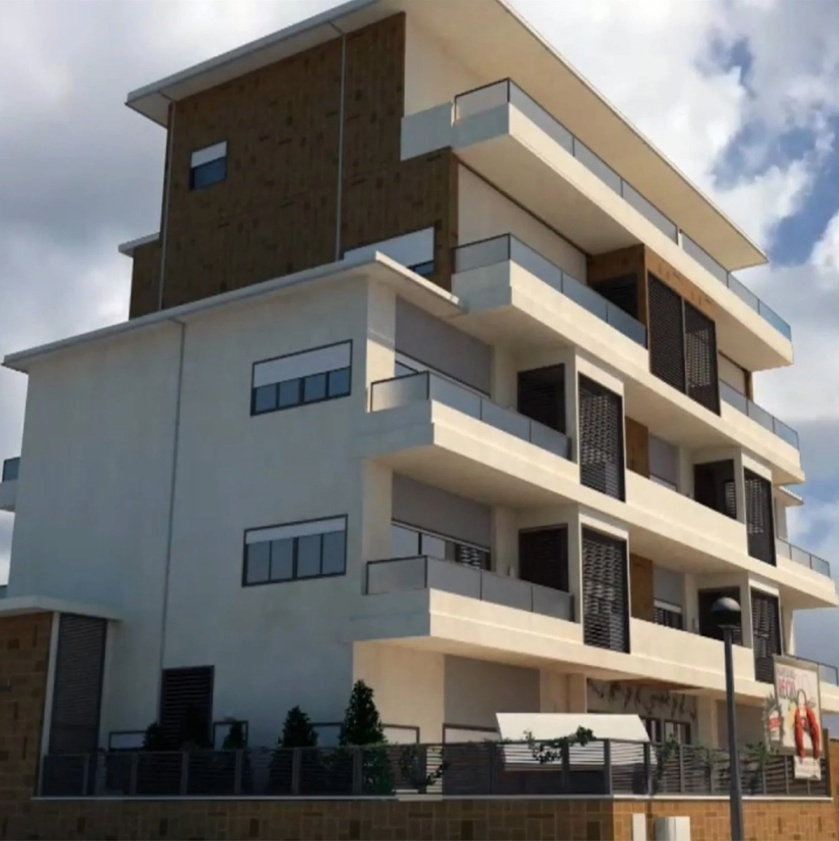
#> input picture pract_3/images/b1.jpg, 839 x 841 px, shrunk from 1301 x 1304 before the run
$ python 4_1.py
#> lines starting #> are read from the running program, lines starting #| are printed output that depends on the picture
import matplotlib.pyplot as plt
import numpy as np
from PIL import Image
import cv2
from pathlib import Path

# Obtener ruta relativa a la imagen
image_path = Path(__file__).parent.parent / "images" / "b1.jpg"
src = np.array(Image.open(image_path).convert('RGB'))
#> src is the input picture: shape (841, 839, 3); mean R, G, B 116, 113.7, 110.2

# Kernel emboss
H = np.array([
 [0, -1, -1],
 [1,  0, -1],
 [1,  1,  0]
], dtype=np.float32)

# Aplicar filtro
dst = cv2.filter2D(src, -1, H)
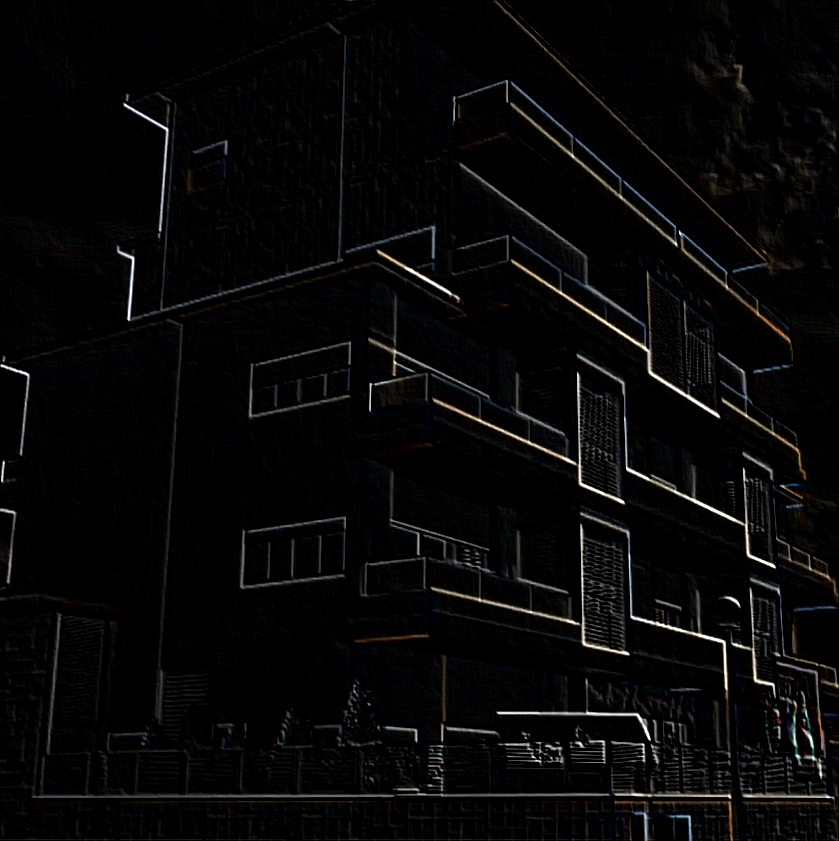
#> dst: shape (841, 839, 3); mean R, G, B 7.7, 7.5, 7.5

# Mostrar en una sola ventana (figura) la original y la filtrada
fig, axs = plt.subplots(1, 2, figsize=(12, 6))
axs[0].imshow(src)
axs[0].set_title("Original")
axs[0].axis('off')

axs[1].imshow(dst)
axs[1].set_title("Emboss Filter")
axs[1].axis('off')

plt.tight_layout()
plt.show()
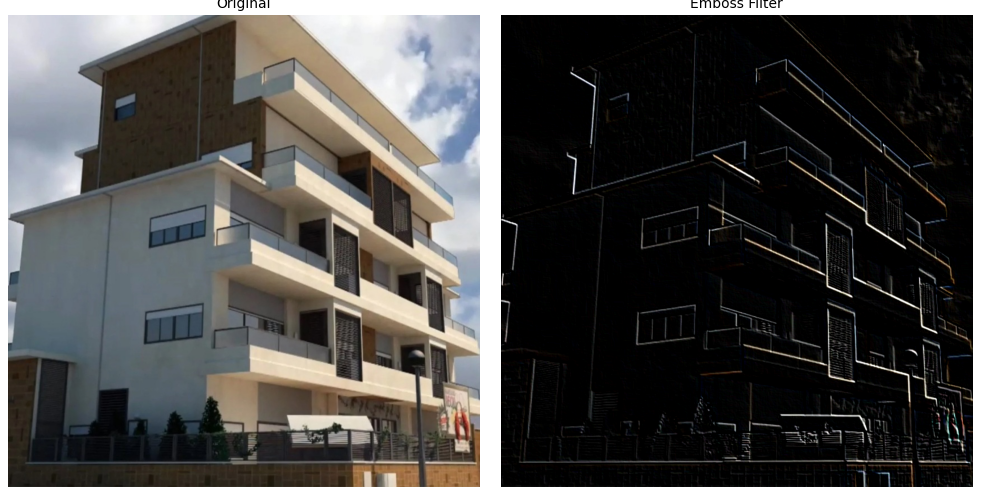
#> figure drawn by matplotlib, 2 panels

$ run again, with pract_3/images/aloel.jpg copied over pract_3/images/b1.jpg
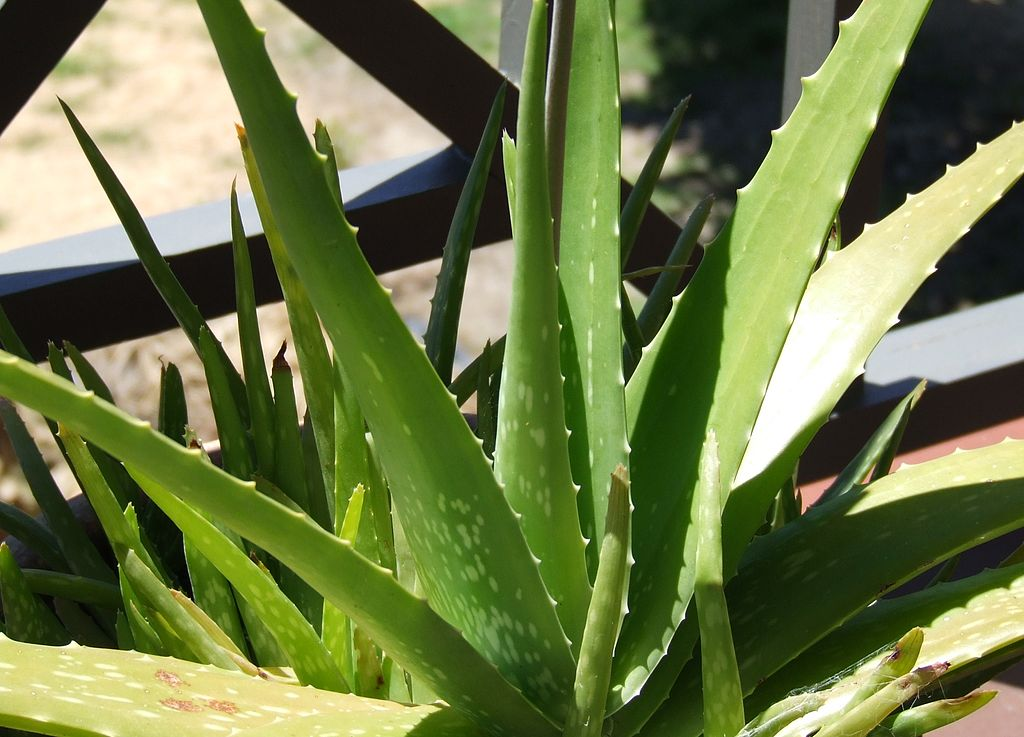
#> input picture pract_3/images/aloel.jpg, 1024 x 737 px
#> src is the input picture: shape (737, 1024, 3); mean R, G, B 108.2, 120.2, 71.3
#> `dst = cv2.filter2D(src, -1, H)`:
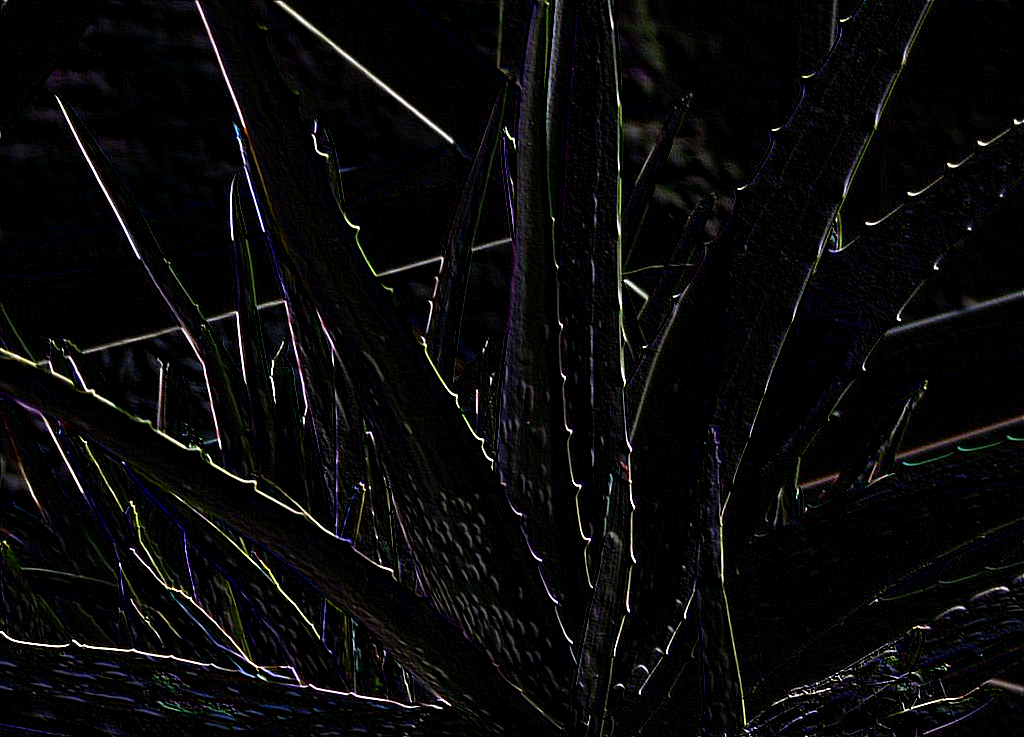
#> dst: shape (737, 1024, 3); mean R, G, B 9.9, 9.7, 10.2
#> `plt.show()`:
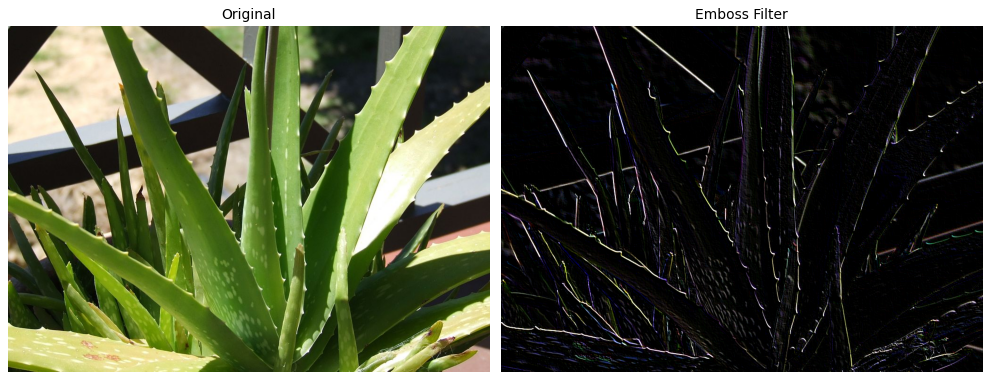
#> figure drawn by matplotlib, 2 panels

$ run again, with pract_3/images/clahe_1.png saved as pract_3/images/b1.jpg
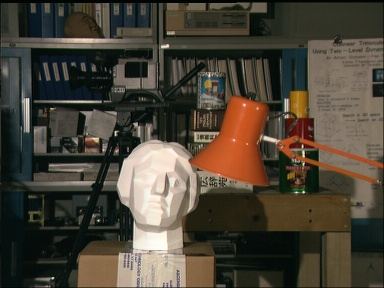
#> input picture pract_3/images/clahe_1.png, 384 x 288 px
#> src is the input picture: shape (288, 384, 3); mean R, G, B 74.7, 67.6, 55.3
#> `dst = cv2.filter2D(src, -1, H)`:
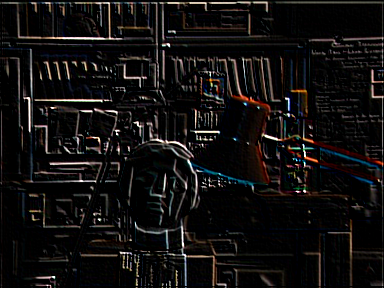
#> dst: shape (288, 384, 3); mean R, G, B 17.7, 15.7, 15.3
#> `plt.show()`:
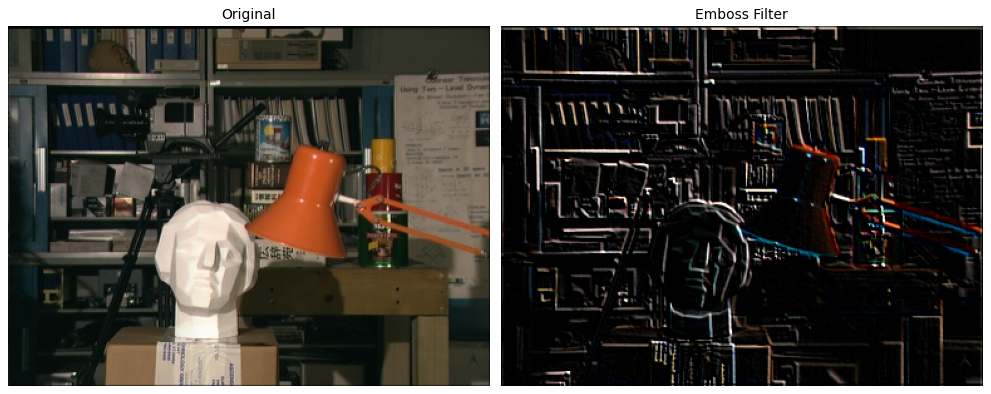
#> figure drawn by matplotlib, 2 panels
